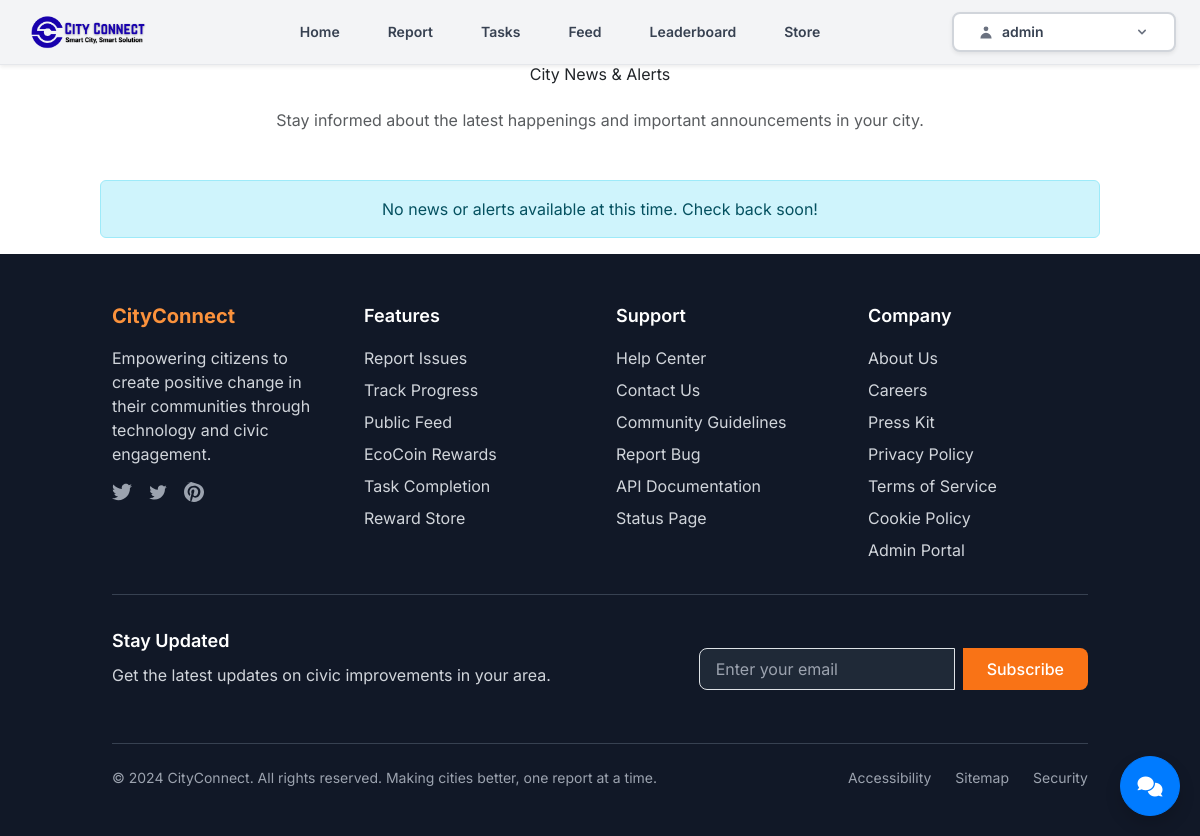
Before: /news/ (signed in) with the older database file.
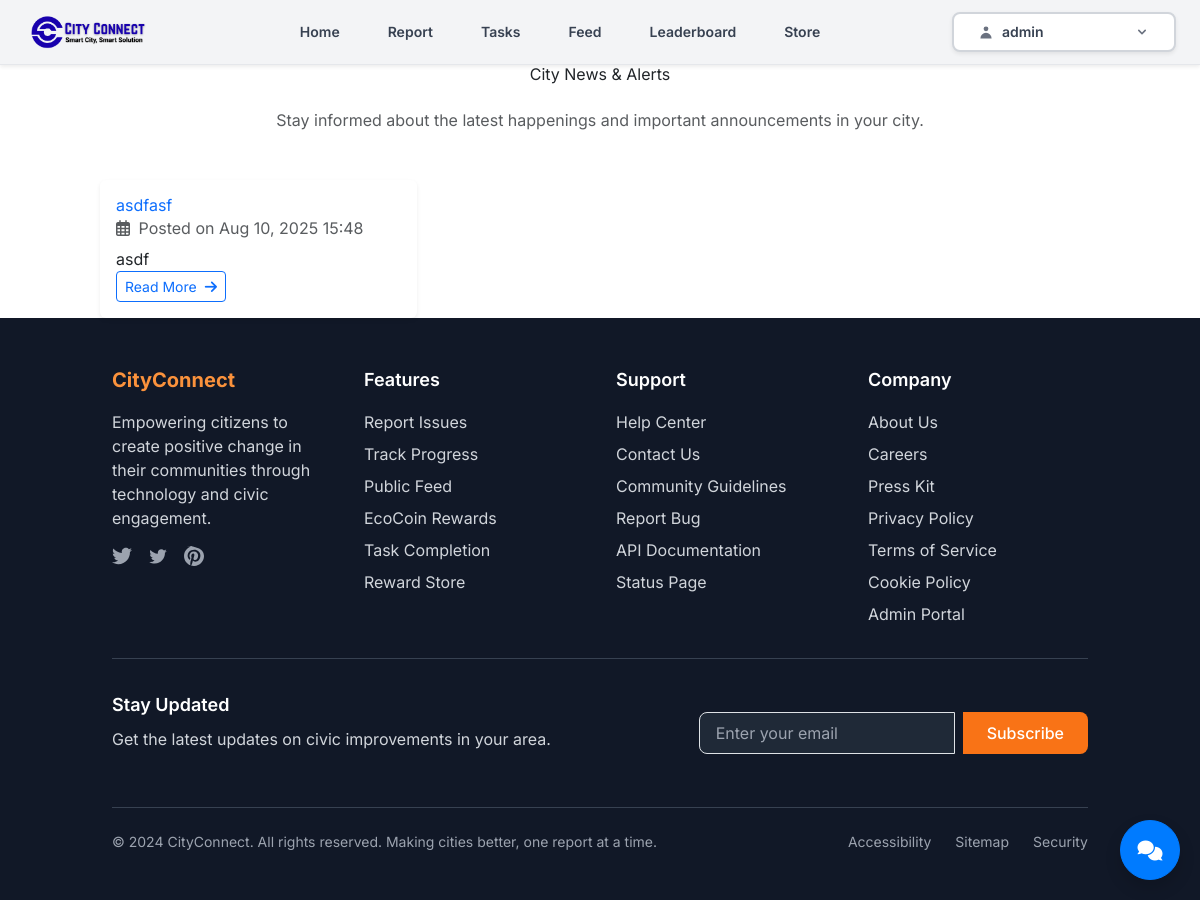
After: the same page with the newer database file.
### core/models.py (models this page shows, shortened)
class News(models.Model):
    title = models.CharField(max_length=200)
    content = models.TextField()
    created_by = models.ForeignKey(User, on_delete=models.SET_NULL, null=True)
    created_at = models.DateTimeField(auto_now_add=True)

### core/views.py (the view)
# urls.py: path('news/', views.news_view, name='news'),
@login_required
def news_view(request):
    news_items = News.objects.order_by('-created_at')
    return render(request, 'core/news.html', {'news_items': news_items})

### core/context_processors.py (called while the page is built)
def notification_counts(request):
    if request.user.is_authenticated:
        pending_tasks = Task.objects.filter(user=request.user, is_verified=False).count()
    else:
        pending_tasks = 0
    return {
        'pending_tasks': pending_tasks,
        'pending_redemptions': 0, # Removed from core context, handled by store app
    }

### core/templates/core/news.html (shortened to what this page needs)
{% extends 'core/base.html' %}
{% block content %}
<div class="container">
    <h3 class="mb-4 text-center">City News & Alerts</h3>
    <p class="text-center text-muted mb-5">Stay informed about the latest happenings and important announcements in your city.</p>
    {% if news_items %}
    <div class="row row-cols-1 row-cols-md-2 row-cols-lg-3 g-4">
        {% for item in news_items %}
        <div class="col">
            <div class="card h-100 shadow-sm border-0">
                <div class="card-body d-flex flex-column">
                    <h5 class="card-title text-primary">{{ item.title }}</h5>
                    <h6 class="card-subtitle mb-2 text-muted">
                        <i class="far fa-calendar-alt me-1"></i> Posted on {{ item.created_at|date:"M d, Y H:i" }}
                    </h6>
                    <p class="card-text flex-grow-1">
                        {{ item.content|truncatechars:150 }}
                    </p>
                    <div class="mt-auto">
                        <button type="button" class="btn btn-outline-primary btn-sm"
                                data-bs-toggle="modal" data-bs-target="#newsDetailModal"
                                hx-get="{% url 'news_detail_modal' item.id %}"
                                hx-target="#newsDetailModalBody"
                                hx-swap="innerHTML">
                            Read More <i class="fas fa-arrow-right ms-1"></i>
                        </button>
                    </div>
                </div>
            </div>
        </div>
        {% endfor %}
    </div>
    {% else %}
    <div class="alert alert-info text-center mt-5" role="alert">
        No news or alerts available at this time. Check back soon!
    </div>
    {% endif %}
</div>
{% endblock %}

Changed rows visible on the page:
added News: title "asdfasf", created_at "Aug 10, 2025 15:48", content "asdf"
Other visible differences:
text no longer shown: "No news or alerts available at this time. Check back soon!"
